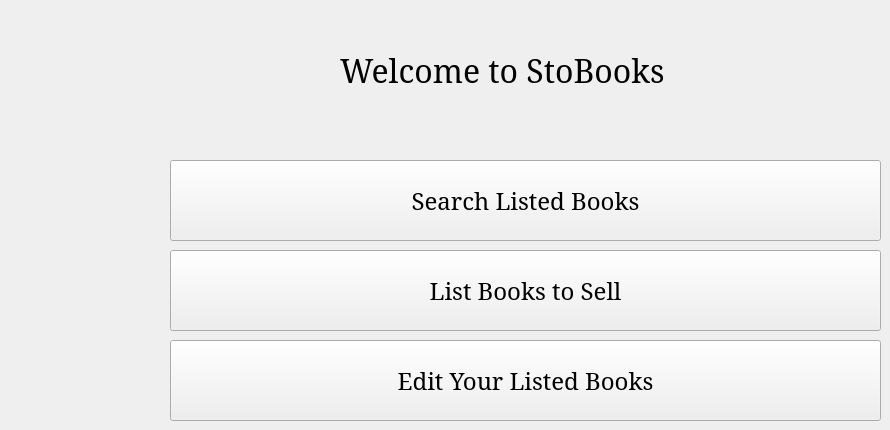
    <widget class="QWidget" name="welcomePage">
     <widget class="QLabel" name="welcomBanner">
      <property name="geometry">
       <rect>
        <x>340</x>
        <y>50</y>
        <width>371</width>
        <height>41</height>
       </rect>
      </property>
      <property name="font">
       <font>
        <family>Garamond</family>
        <pointsize>24</pointsize>
       </font>
      </property>
      <property name="text">
       <string>Welcome to StoBooks</string>
      </property>
     </widget>
     <widget class="QPushButton" name="buyerButton">
      <property name="geometry">
       <rect>
        <x>170</x>
        <y>160</y>
        <width>711</width>
        <height>81</height>
       </rect>
      </property>
      <property name="font">
       <font>
        <family>Garamond</family>
        <pointsize>18</pointsize>
       </font>
      </property>
      <property name="text">
       <string>Search Listed Books</string>
      </property>
     </widget>
     <widget class="QPushButton" name="buyerButton_2">
      <property name="geometry">
       <rect>
        <x>170</x>
        <y>250</y>
        <width>711</width>
        <height>81</height>
       </rect>
      </property>
      <property name="font">
       <font>
        <family>Garamond</family>
        <pointsize>18</pointsize>
       </font>
      </property>
      <property name="text">
       <string>List Books to Sell</string>
      </property>
     </widget>
     <widget class="QPushButton" name="buyerButton_3">
      <property name="geometry">
       <rect>
        <x>170</x>
        <y>340</y>
        <width>711</width>
        <height>81</height>
       </rect>
      </property>
      <property name="font">
       <font>
        <family>Garamond</family>
        <pointsize>18</pointsize>
       </font>
      </property>
      <property name="text">
       <string>Edit Your Listed Books</string>
      </property>
     </widget>
    </widget>
